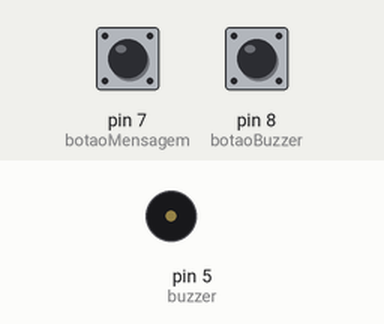
This sketch was run on a simulated Arduino Uno, built with avr-gcc and run on an emulated ATmega328P. Shown: buzzer (waves = sounding, pin HIGH). The inputs (shaded band) are chosen by the test bench; at power-on: pin 7 (botaoMensagem) HIGH, pin 8 (botaoBuzzer) LOW. What the sketch prints to the serial monitor is not drawn.

Above: at 1.2 s.
1.3 s: pin 7 (botaoMensagem) pulled LOW for 0.15 s
At 1.37 s:
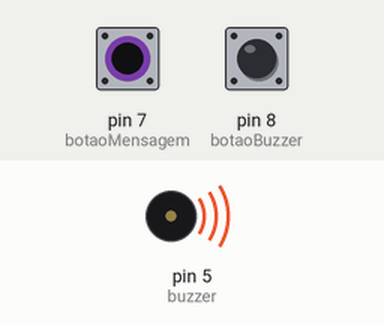
7.0 s: pin 7 (botaoMensagem) pulled LOW for 3.2 s
At 11.0 s:
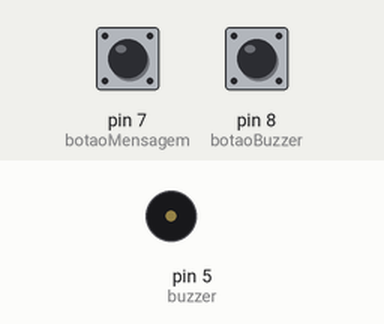
Timing chart, 0 to 12.5 s (numbered marks = the images above; inputs shaded):
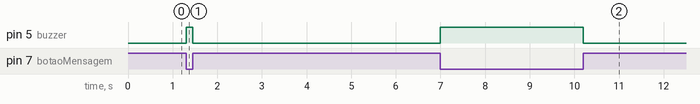

The sketch:

Teste-botoes-gps.ino
```cpp
#include <SoftwareSerial.h>
#include <TinyGPS++.h>

#define buzzer 5
#define botaoBuzzer 8
#define botaoMensagem 7
//Definindo Buzzer na porta digital 8, o botão do buzzer na 9 e o botão de mensagem na porta 10

int pinstatus;     // declarando variável pinstatus
const int RX_PIN = 10, TX_PIN = 11; //Definindo as entradas de RX e TX do Módulo Neo-6M
const uint32_t GPS_BAUD = 9600; //Entrada padrão do NEO-6M é 9600

TinyGPSPlus gps; // Objeto da biblioteca TinyGPS++
SoftwareSerial gpsSerial(RX_PIN, TX_PIN);

void setup() {
  pinMode(buzzer,OUTPUT);

  pinMode(botaoBuzzer, INPUT);
  pinMode(botaoMensagem, INPUT_PULLUP);
  Serial.begin(9600);
  //Define a entrada do buzzer como OUTPUT, enquanto o botão do buzzer é definido como input
  //e o botão da mensagem é definido como input (mas esse é acionado enquanto for pressionado).
  //Define a "frequência" de entrada como 9600 do monitor serial.

  gpsSerial.begin(GPS_BAUD);

  Serial.println(F("Arduino - GPS module"));
  //Definindo entrada do GPS e enviando mensagem no monitorserial

}
void loop()
{
  if (!(digitalRead(botaoMensagem)))
    {
      digitalWrite(buzzer,HIGH);
      //Função se aonde é feita a leitura do botão do buzzer se está sendo apertado ou não
    }
    else
    {
      digitalWrite(buzzer,LOW);
      //Caso o botão não esteja sendo apertado o buzzer ficará desligado
    }
  //Função se, aonde enquanto o botão de mensagem for pressionado, a mensagem será enviada para o monitor seria.
  //! faz com que a mensagem seja enviada apenas quando o


  if (digitalRead(botaoBuzzer))  {

  if (gpsSerial.available() > 0) {
        // Ativando o Módulo de GPS que verifica com o uso da biblioteca TinyGPS++ latitude, altitude, velocidade e declara data e hora
      if (gps.encode(gpsSerial.read())) {
        if (gps.location.isValid()) {
          Serial.print(F("- latitude: "));
          Serial.println(gps.location.lat());

          Serial.print(F("- longitude: "));
          Serial.println(gps.location.lng());

          Serial.print(F("- altitude: "));
          if (gps.altitude.isValid())
            Serial.println(gps.altitude.meters());
          else
            Serial.println(F("INVALID"));
        } else {
          Serial.println(F("- location: INVALID"));
        }

        Serial.print(F("- speed: "));
        if (gps.speed.isValid()) {
          Serial.print(gps.speed.kmph());
          Serial.println(F(" km/h"));
        } else {
          Serial.println(F("INVALID"));
        }

        Serial.print(F("- GPS date&time: "));
        if (gps.date.isValid() && gps.time.isValid()) {
          Serial.print(gps.date.year());
          Serial.print(F("-"));
          Serial.print(gps.date.month());
          Serial.print(F("-"));
          Serial.print(gps.date.day());
          Serial.print(F(" "));
          Serial.print(gps.time.hour());
          Serial.print(F(":"));
          Serial.print(gps.time.minute());
          Serial.print(F(":"));
          Serial.println(gps.time.second());
        } else {
          Serial.println(F("INVALID"));
        }

        Serial.println(); //
      }
}
    }
}
```

Measured:
- after the input at 1.3 s, pin 5 (buzzer): LOW → HIGH at once, → LOW 0.15 s later
- after the input at 7.0 s, pin 5 (buzzer): LOW → HIGH at once, → LOW 3.2 s later
